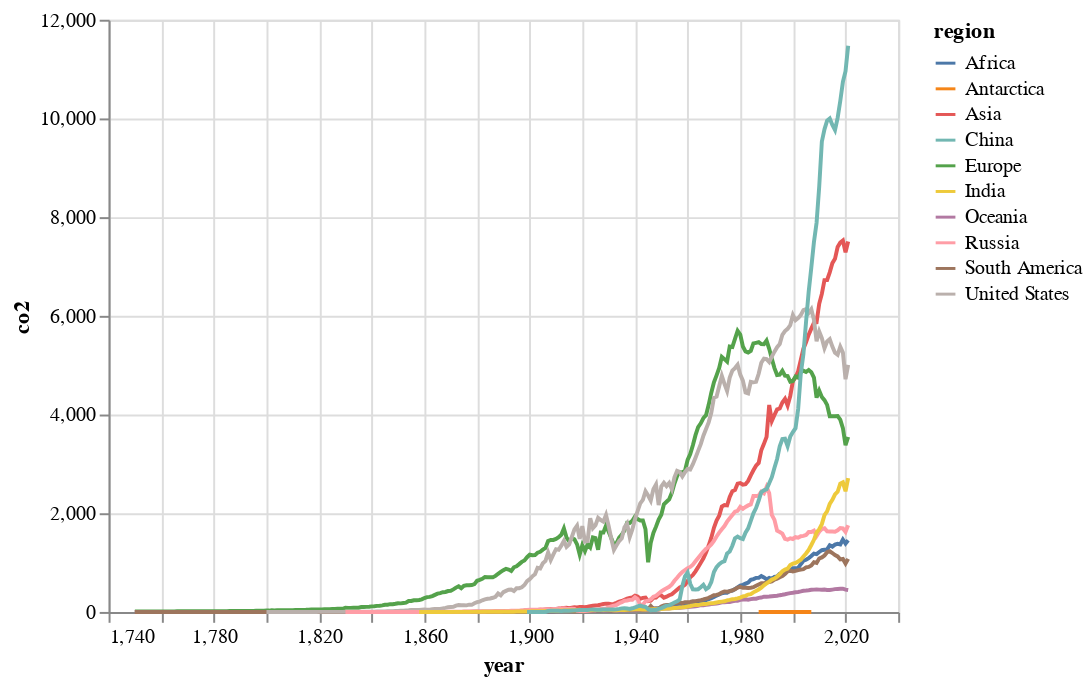

Here is the notebook cell this chart was saved with:
### Markdown cell above
# C02 emission since 1750 by region

### Code cell
import altair as alt
from vega_datasets import data

# label top co2 emission countries and the rest by continent
def label_region(row):
    country = row['country']
    continent = row['continent']
    if (country in ['United States', 'China', 'India', 'Russia']):
        return country
    elif (continent == 'AF'):
        return 'Africa'
    elif (continent == 'AS'):
        return 'Asia'
    elif (continent == 'EU'):
        return 'Europe'
    elif (continent == 'OC'):
        return 'Oceania'
    elif (continent == 'AN'):
        return 'Antarctica'
    elif (continent == 'NA'):
        return 'North America'
    elif (continent == 'SA'):
        return 'South America'
    else:
        return None

    
world_co2_emission_by_region = world_co2_emission[['country', 'year', 'co2', 'continent']]
world_co2_emission_by_region['region'] = world_co2_emission_by_region.apply(lambda row: label_region(row), axis = 1)
world_co2_emission_by_region = world_co2_emission_by_region.drop(['country', 'continent'], axis = 1)
world_co2_emission_by_region_by_year = world_co2_emission_by_region.dropna().groupby(['year', 'region']).sum().reset_index()
world_co2_emission_by_region_by_year

alt.Chart(world_co2_emission_by_region_by_year).mark_line().encode(
    x='year',
    y='co2:Q',
    color='region:N',
)

### Figure 1 — Vega-Lite specification as saved in the notebook (floating-point values rounded to 4 significant figures; data arrays with more than 128 entries replaced by an {"elided": "..."} marker saying what was removed)
{"config": {"view": {"continuousWidth": 400, "continuousHeight": 300}}, "data": {"name": "data-6b4a695613cc3bf3a853f8aed8e90136"}, "mark": "line", "encoding": {"color": {"field": "region", "type": "nominal"}, "x": {"field": "year", "type": "quantitative"}, "y": {"field": "co2", "type": "quantitative"}}, "$schema": "https://vega.github.io/schema/vega-lite/v4.17.0.json", "datasets": {"data-6b4a695613cc3bf3a853f8aed8e90136": {"elided": "2047 records"}}}
